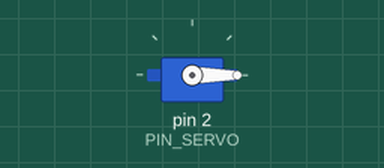
Simulated run of this sketch. Board: Arduino Uno, built with avr-gcc and run on an emulated ATmega328P. Parts: servo.

Above: at 0.05 s.
At 10.0 s:
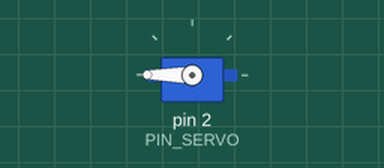
Timing chart, 0 to 13.0 s (numbered marks = the images above):
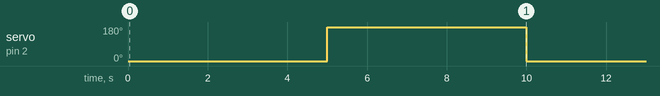

The sketch:

06-servomotor-test-inicial.ino
```cpp
#include <Servo.h>

const int PIN_SERVO = 2;
const int MAX_PULSE = 1000;
const int MIN_PULSE = 2000;

Servo servo1;


void setup() {
  servo1.attach(PIN_SERVO, MIN_PULSE, MAX_PULSE);
}

void loop() {
  servo1.write(0);
  delay(5000);
  servo1.write(180);
  delay(5000);
}
```

Measured:
- by itself, servo on pin 2 (PIN_SERVO): alternates 180° for 5.0 s and 0° for 5.0 s
